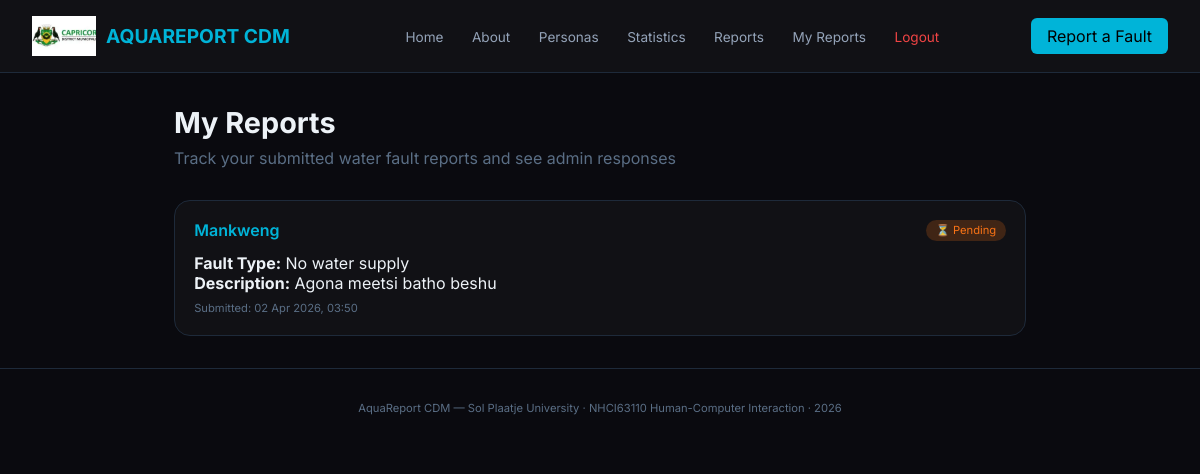
The app's page /my-reports/ (signed in) with its own data.
### myapp/models.py (models this page shows, shortened)
class WaterFaultReport(models.Model):
    STATUS_CHOICES = [
        ('pending', 'Pending'),
        ('approved', 'In Progress'),
        ('resolved', 'Resolved'),
    ]
    GENDER_CHOICES = [
        ('male', 'Male'),
        ('female', 'Female'),
    ]
    user = models.ForeignKey(User, on_delete=models.CASCADE, null=True, blank=True, related_name='reports')
    name = models.CharField(max_length=200)
    gender = models.CharField(max_length=10, choices=GENDER_CHOICES, default='male')
    phone = models.CharField(max_length=20, blank=True)
    location = models.CharField(max_length=300)
    fault_type = models.CharField(max_length=100, blank=True)
    description = models.TextField()
    status = models.CharField(max_length=20, choices=STATUS_CHOICES, default='pending')
    admin_feedback = models.TextField(blank=True, null=True)
    submitted_at = models.DateTimeField(auto_now_add=True)

### myapp/views.py (the view)
# urls.py: path('my-reports/', views.my_reports, name='my_reports'),
@login_required(login_url='/login/')
def my_reports(request):
    reports = WaterFaultReport.objects.filter(user=request.user).order_by('-submitted_at')
    return render(request, 'myapp/my_reports.html', {'reports': reports})

### myapp/templates/myapp/my_reports.html (shortened to what this page needs)
{% load static %}
<!DOCTYPE html>
<html lang="en">
<head>
</head>
<body>
  <nav>
    <a href="/" class="nav-logo">
      <img src="{% static 'myapp/logo.webp' %}" alt="Logo">
      AQUAREPORT CDM
    </a>
    <div class="nav-links">
      <a href="/">Home</a>
      <a href="/about/">About</a>
      <a href="/personas/">Personas</a>
      <a href="/stats/">Statistics</a>
      <a href="/reports/">Reports</a>
      {% if user.is_authenticated %}
        <a href="/my-reports/">My Reports</a>
        <a href="/logout/" style="color: #ef4444;">Logout</a>
      {% else %}
        <a href="/login/">Login</a>
        <a href="/signup/">Sign Up</a>
      {% endif %}
    </div>
    <a href="/report/" class="nav-cta" style="background:#00b4d8; color:#000; padding:0.5rem 1rem; border-radius:6px; text-decoration:none;">Report a Fault</a>
  </nav>
  <div class="container">
    <h1>My Reports</h1>
    <p class="subtitle">Track your submitted water fault reports and see admin responses</p>
    {% if reports %}
      {% for report in reports %}
      <div class="report-card">
        <div class="report-header">
          <span class="location">{{ report.location }}</span>
          <span class="status-badge status-{{ report.status }}">
            {% if report.status == 'pending' %}⏳ Pending
            {% elif report.status == 'approved' %}🔄 In Progress
            {% elif report.status == 'resolved' %}✅ Resolved
            {% endif %}
          </span>
        </div>
        <p><strong>Fault Type:</strong> {{ report.fault_type|default:"Not specified" }}</p>
        <p><strong>Description:</strong> {{ report.description }}</p>
        <p style="font-size: 0.7rem; color: #5a6e85; margin-top: 0.5rem;">Submitted: {{ report.submitted_at|date:"d M Y, H:i" }}</p>
      </div>
      {% endfor %}
    {% else %}
      <div class="empty">
        <p>You haven't submitted any reports yet.</p>
        <a href="/report/" class="btn-report">Submit Your First Report →</a>
      </div>
    {% endif %}
  </div>
  <footer>
    <p>AquaReport CDM — Sol Plaatje University · NHCI63110 Human-Computer Interaction · 2026</p>
  </footer>
</body>
</html>

### myapp/templates/myapp/my_reports.html (style rules this page uses)
* { margin: 0; padding: 0; box-sizing: border-box; }
body { background: #0a0a0f; color: #edf2f7; font-family: 'Inter', sans-serif; }
nav { display: flex; justify-content: space-between; align-items: center; padding: 1rem 2rem; background: #111115; border-bottom: 1px solid #1e2a3a; }
.nav-logo { font-size: 1.2rem; font-weight: 700; color: #00b4d8; text-decoration: none; display: flex; align-items: center; gap: 10px; }
.nav-logo img { height: 40px; }
.nav-links a { color: #94a3b8; text-decoration: none; margin-left: 1.5rem; font-size: 0.85rem; }
.container { max-width: 900px; margin: 2rem auto; padding: 0 1.5rem; }
h1 { font-size: 1.8rem; margin-bottom: 0.5rem; }
.subtitle { color: #5a6e85; margin-bottom: 2rem; }
.report-card { background: #111115; border: 1px solid #1e2a3a; border-radius: 16px; padding: 1.2rem; margin-bottom: 1rem; }
.report-header { display: flex; justify-content: space-between; align-items: center; margin-bottom: 0.8rem; flex-wrap: wrap; }
.location { font-weight: 600; color: #00b4d8; }
.status-badge { padding: 0.2rem 0.6rem; border-radius: 20px; font-size: 0.7rem; }
.status-pending { background: rgba(249,115,22,0.2); color: #f97316; }
footer { border-top: 1px solid #1e2a3a; padding: 2rem; text-align: center; color: #5a6e85; font-size: 0.7rem; margin-top: 2rem; }

### records on screen
WaterFaultReport: location "Mankweng", status "⏳ Pending", fault_type "No water supply", description "Agona meetsi batho beshu", submitted_at "02 Apr 2026, 03:50"
